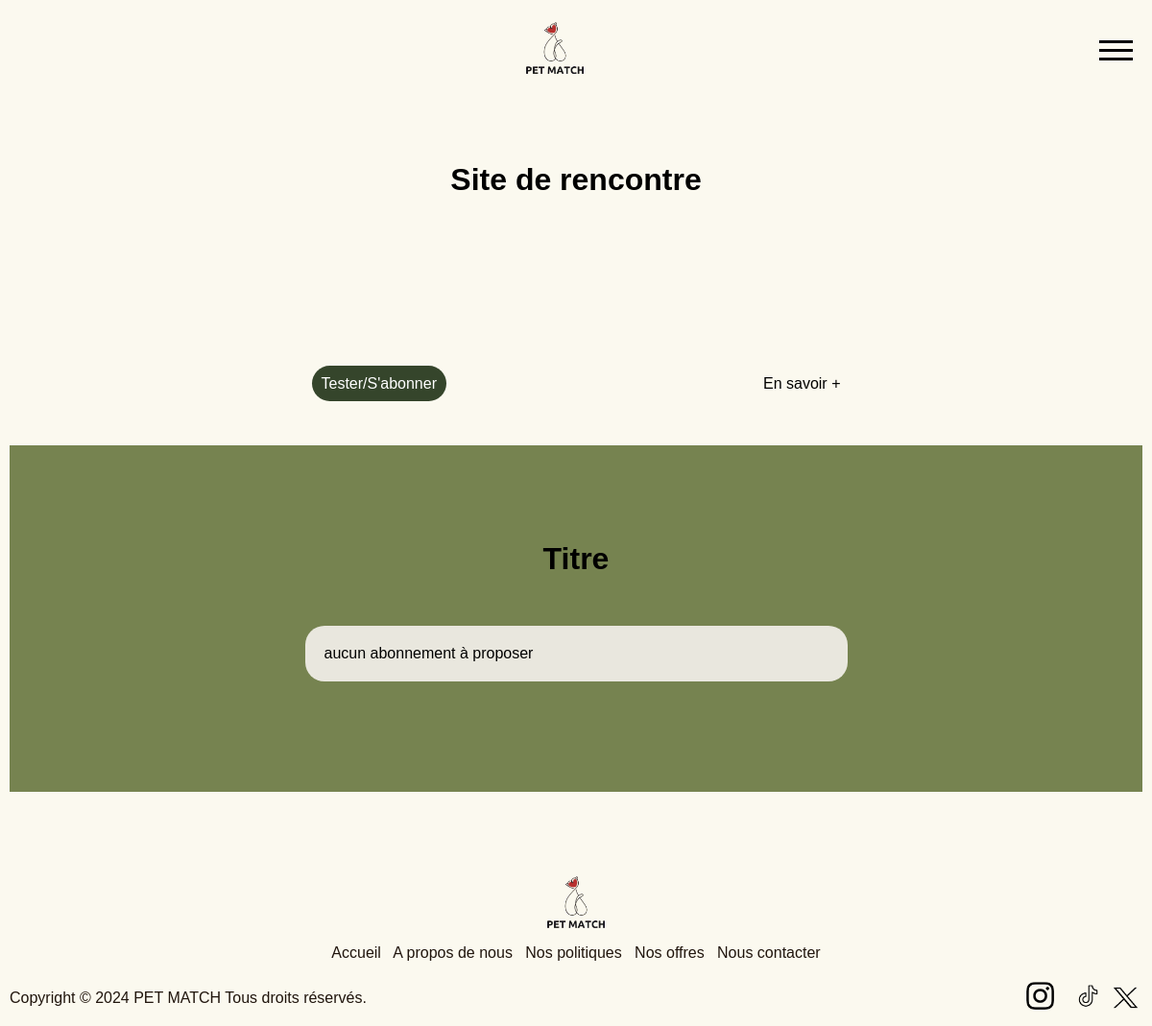
The app's page /template/offer.php, older data.
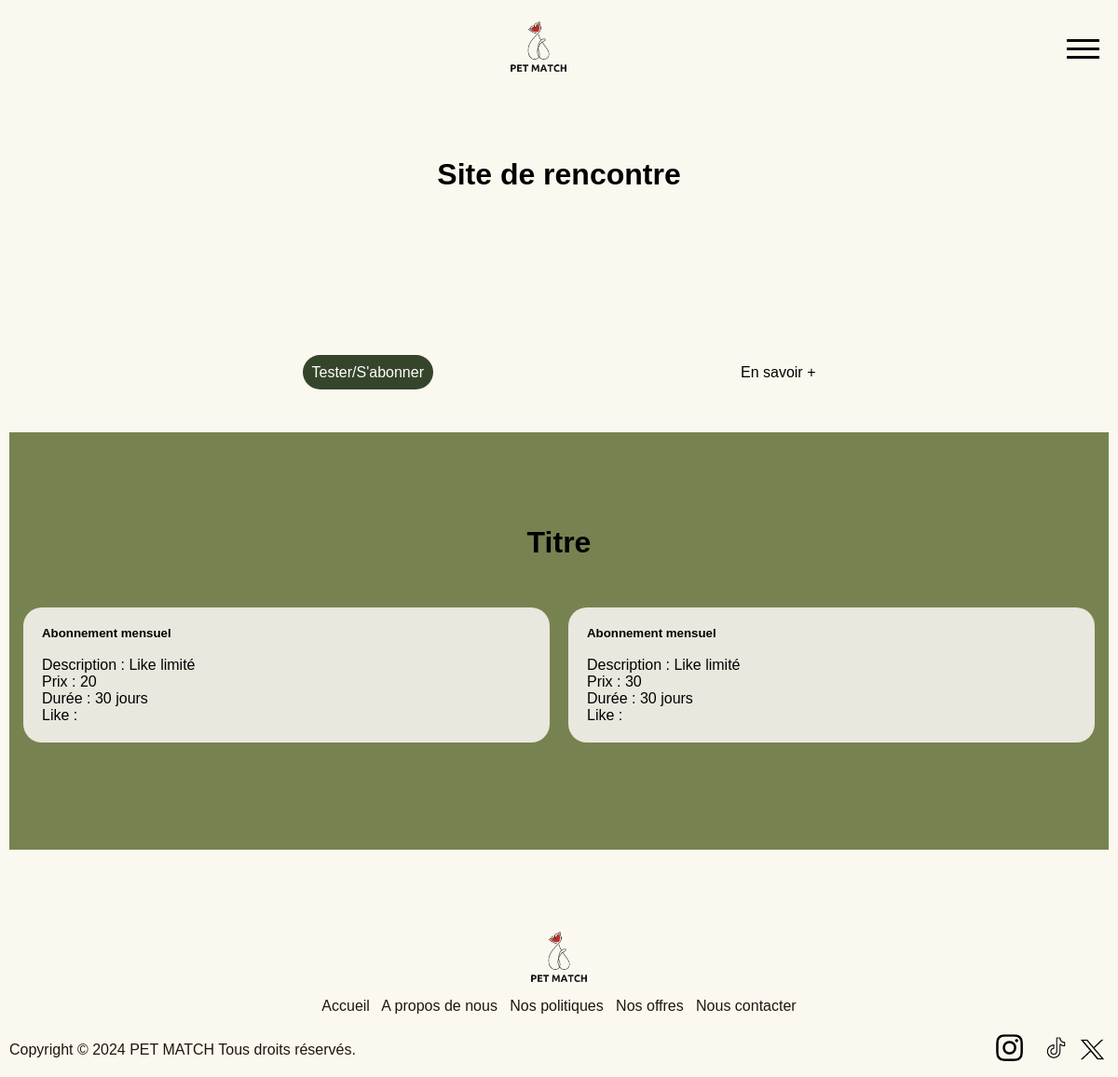
The same page, newer data.
### tables this page shows
CREATE TABLE subscription (
    id INTEGER PRIMARY KEY AUTOINCREMENT,
    description TEXT NOT NULL,
    name TEXT NOT NULL UNIQUE,
    price FLOAT NOT NULL,
    duration INTEGER NOT NULL,
    limited_like INTEGER NOT NULL DEFAULT 1,
    number_like INTEGER
);

### template/offer.php (the view)
<?php include 'header.php'; ?>
<?php
    $pdo = new PDO('sqlite:../DB/my_database.db');
    $pdo->setAttribute(PDO::ATTR_ERRMODE, PDO::ERRMODE_EXCEPTION);
    $sql = "SELECT * FROM subscription";
    $stmt = $pdo->query($sql);
    $subcriptions = $stmt->fetchAll(PDO::FETCH_ASSOC);
?>
<div class="container" id="banner" style="height: 40vh; padding: 40px;">
    <div class="center" style="z-index: 1;"><h1>Site de rencontre</h1></div>
    <br>
    <br>
    <div class="center" style="z-index: 1;"><a href="#" id="buy">Tester/S'abonner</a><a href="#cards">En savoir +</a></div>
</div>
<div class="container" id="cards" style="height: min-content; padding: 100px 0;">
    <div class="center"><h1>Titre</h1></div>
    <br><br>
    <div class="block">
        <?php
            if ($subcriptions) {
                foreach ($subcriptions as $subcription) {
                    echo "<div class='card'>
                            <h5>Abonnement mensuel".htmlspecialchars($subsiption['name'])."</h5>
                            <br>
                            <p>Description : ".htmlspecialchars($subcription['description'])."</p>
                            <p>Prix : ".htmlspecialchars($subcription['price'])."</p>
                            <p>Durée : ".htmlspecialchars($subcription['duration'])." jours</p>
                            <p>Like : ".htmlspecialchars($subcription['numer_like'])."</p>
                        </div>";
                }
            }
            else {
                echo "<div class='card'>
                    <p>aucun abonnement à proposer</p>
                    </div>";
            }
        ?>
    </div>
</div>
<?php include 'footer.php'; ?>

Row changes from the older to the newer data that the page shows:
added subscription: description "Like limité", price "20", duration "30"
added subscription: description "Like limité", price "30", duration "30"
Text that changed along with them:
text no longer shown: "aucun abonnement à proposer"
